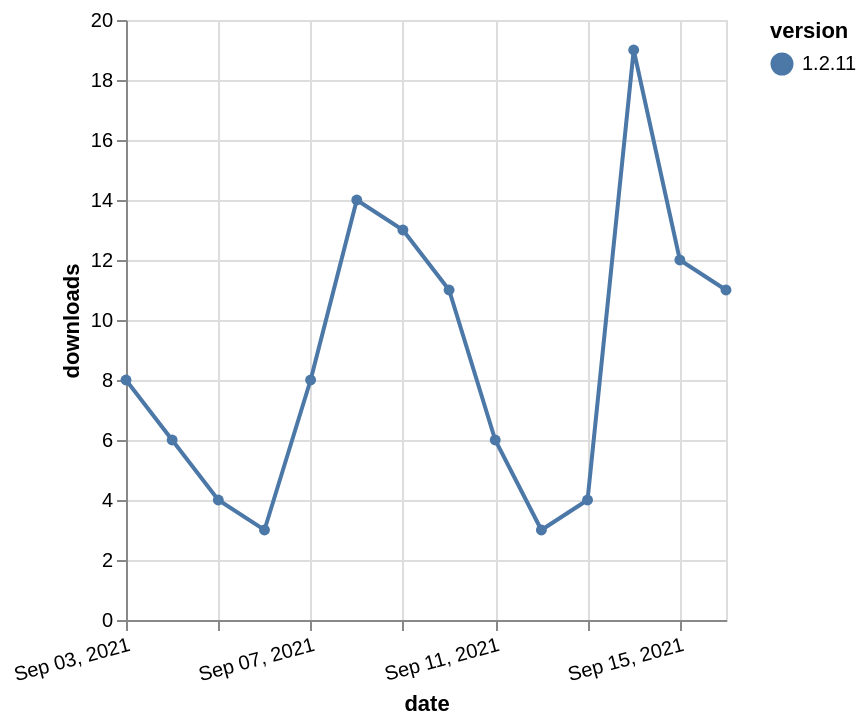

Here is the Vega-Lite specification saved for this chart:
### Vega-Lite specification from a JSON file in a GitHub repository (floating-point values rounded to 4 significant figures)
{"$schema": "https://vega.github.io/schema/vega-lite/v5.json", "description": "A simple bar chart with embedded data.", "data": {"values": [{"date": "2021-09-03", "total": 17172, "delta": 8, "version": "1.2.11"}, {"date": "2021-09-04", "total": 17178, "delta": 6, "version": "1.2.11"}, {"date": "2021-09-05", "total": 17182, "delta": 4, "version": "1.2.11"}, {"date": "2021-09-06", "total": 17185, "delta": 3, "version": "1.2.11"}, {"date": "2021-09-07", "total": 17193, "delta": 8, "version": "1.2.11"}, {"date": "2021-09-08", "total": 17207, "delta": 14, "version": "1.2.11"}, {"date": "2021-09-09", "total": 17220, "delta": 13, "version": "1.2.11"}, {"date": "2021-09-10", "total": 17231, "delta": 11, "version": "1.2.11"}, {"date": "2021-09-11", "total": 17237, "delta": 6, "version": "1.2.11"}, {"date": "2021-09-12", "total": 17240, "delta": 3, "version": "1.2.11"}, {"date": "2021-09-13", "total": 17244, "delta": 4, "version": "1.2.11"}, {"date": "2021-09-14", "total": 17263, "delta": 19, "version": "1.2.11"}, {"date": "2021-09-15", "total": 17275, "delta": 12, "version": "1.2.11"}, {"date": "2021-09-16", "total": 17286, "delta": 11, "version": "1.2.11"}]}, "width": "container", "mark": {"type": "line", "point": {"filled": true}}, "encoding": {"x": {"field": "date", "type": "temporal", "timeUnit": "yearmonthdate", "title": "date", "axis": {"labelAngle": -15}}, "y": {"field": "delta", "type": "quantitative", "title": "downloads"}, "color": {"field": "version", "type": "nominal"}, "tooltip": {"field": "delta"}}}
